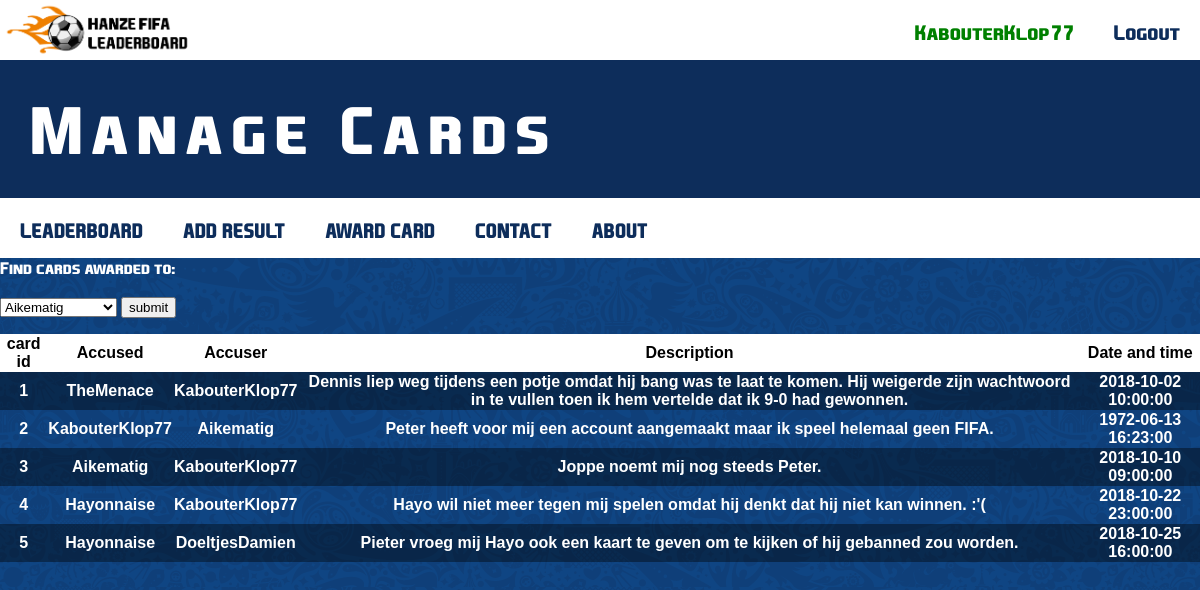
Screenshot of /cardsFormHayo.php (signed in) with the database file from the repository.
### tables this page shows
CREATE TABLE `users` (
  `id` int(11) NOT NULL,
  `name` varchar(45) NOT NULL,
  `realname` varchar(45) DEFAULT NULL,
  `password` varchar(64) NOT NULL,
  `score` decimal(11,3) NOT NULL,
  `highscore` int(11) DEFAULT NULL,
  `email` varchar(45) NOT NULL,
  `confirmation` varchar(45) DEFAULT NULL,
  `avatar` varchar(512) DEFAULT NULL,
  `favteam` varchar(28) DEFAULT NULL,
  `roles_id` int(11) NOT NULL,
  `joindate` datetime NOT NULL,
  `salt` varchar(64) DEFAULT NULL
);

CREATE TABLE `cards` (
  `id` int(11) NOT NULL,
  `accuser` int(11) NOT NULL,
  `accused` int(11) NOT NULL,
  `description` varchar(500) NOT NULL,
  `datetime` datetime NOT NULL
);

### classes/DB.php (called while the page is built, shortened)
<?php
    class DB {
        private static $_instance = null;
        private $_db,
                $_query,
                $_error = false,
                $_results,
                $_count = 0;
        public function __construct()
        {
            $this->_db = mysqli_connect('localhost', 'root', '', 'fifa');
        }
        public static function conn()
        {
            if (!isset(self::$_instance)) {
                self::$_instance = new DB();
            }
            return self::$_instance;
        }
        public function query($sql)
        {
            $result = $this->_db->query($sql);
            return $result;
        }
    }

### classes/Session.php (called while the page is built, shortened)
<?php
class Session
{
    public static function exists($name)
    {
        return (isset($_SESSION[$name])) ? true : false;
    }
    public static function get($name)
    {
        return $_SESSION[$name];
    }
}

### classes/User.php (called while the page is built, shortened)
<?php
class User
{
    private $_db,
        $_data,
        $_isLoggedIn;
    public function __construct($user = null)
    {
        $this->_db = DB::conn();
        if (!$user) {
            if (Session::exists('user')) {
                $user = Session::get('user');
                if ($this->find($user)) {
                    $this->_isLoggedIn = true;
                } else {
                    self::logout();
                }
            }
        } else {
            $this->find($user);
        }
    }
    public function find($user = null)
    {
        if ($user) {
            $field = (is_numeric($user)) ? 'id' : 'name';
            $data = $this->_db->query("SELECT * FROM users WHERE " . $field . "='$user'");
            if ($data->num_rows > 0) {
                $this->_data = $data->fetch_object();
                return true;
            }
        }
        return false;
    }
    public function hasPermission($key)
    {
        $group = $this->_db->query("SELECT * FROM roles WHERE id='" . $this->data()->roles_id . "'")->fetch_object();
        if ($group) {
            $permissions = json_decode($group->name, true);
        }
        return false;
    }
    public function data()
    {
        return $this->_data;
    }
    public function isLoggedIn()
    {
        return $this->_isLoggedIn;
    }
}

### functions/sanitize.php (called while the page is built)
<?php
    function escape($string) {
        return htmlentities($string, ENT_QUOTES, 'UTF-8');
    }

### cardsFormHayo.php (the view, shortened to what this page needs)
<?php
$title = 'Manage Cards';
Include_once('layouts/header.php');
include_once('core/init.php');
include_once('fifadbconn.php');
$query2 = "SELECT `name`";
$query2 .= "FROM `users` ORDER BY `name` ASC";
$result2 = mysqli_query($db,$query2) or die ('Error querying database');
?>
<form class="" action="" method="post">
Find cards awarded to:</br></br>
<select name="geval">
  <?php
  while ($row = mysqli_fetch_assoc($result2)) {
    if ($row['name'] != escape($user->data()->name)) {
      echo "<option value=";
      echo $row['name'];
      echo ">";
      echo $row['name'];
      echo "</option>";
    };
  }
  ?>
</select>
  <input type="submit" name="submit" value="submit">
</form>
<table>
<tr style="background-color:white; color: black;"><th>card id</th><th>Accused</th><th>Accuser</th><th>Description</th><th>Date and time</th>
<?php
$query = "select c.id As 'Cardid' , u.name as Accused , u2.name as Accuser, c.description, c.datetime as 'time'";
$query .= " from cards c join users u on c.accused = u.id join users u2 on c.accuser = u2.id";
$result = mysqli_query($db,$query) OR die("Query failed");
while ($row = mysqli_fetch_assoc($result)) {
  echo "<tr><th>$row[Cardid]</th><th>$row[Accused]</th><th>$row[Accuser]</th><th>$row[description]</th><th>$row[time]</th>";
}
echo "</table>";
?>

### layouts/header.php (shortened to what this page needs)
<head>
    <link rel="stylesheet" type="text/css" href="layouts/style.css">
</head>
<body>
<div class="header">
    <a href="./"><img class="hanzeLogo" src="layouts/images/headerlogo.png"></a>
    <div class="headerRightDiv">
        <div class="button">
            <?php
            $user = new User;
            if ($user->isLoggedIn()) {
                if ($user->hasPermission('admin')) {
                    $is_admin = true;
                    ?>
                        <a style="color: red" href=profile.php?user=<?php echo escape($user->data()->id).">". escape($user->data()->name); ?></a>
                        <a href="logout.php">Logout</a>
                    <?php
                  }
                else {
                    $is_admin = false;
                    ?>
                        <a style="color: green" href=profile.php?user=<?php echo escape($user->data()->id).">". escape($user->data()->name); ?></a>
                        <a href="logout.php">Logout</a>
                    <?php
                }
            }
            else {
                $is_admin = false;
                echo '<a href="login.php">Login</a><a href="register.php">Register</a>';
            }
            ?>
        </div>
    </div>
</div>
<div class="blueBanner"><?php
    if (isset($title)) {
        echo $title;
    } else {
        echo "titel";
    }
    ?></div>
<div class="menuWrapper">
    <div class="button">
        <a href="leaderboard.php">LEADERBOARD</a>
        <?php if ($user->isLoggedIn())
        echo "<a href=results_add.php>ADD RESULT</a><a href=#idk>AWARD CARD</a>";
        if ($is_admin == false) { ?>
            <a href=contact.php>CONTACT</a>
<?php     }
        ?>
        <a href="about.php">ABOUT</a>
    </div>
</div>
</body>

### layouts/style.css (style rules this page uses)
* { box-sizing: border-box; }
body { color:white; font-family:FIFA16; background-image: url(images/blue.png); background-repeat: repeat; margin: 0; }
.header { background-color: white; height: 60px; min-width: 400px; width: 100%; display: inline-block; }
.headerRightDiv { width: auto; height: 60px; float: right; background-color: white; }
.menuWrapper { width: 100%; background-color: white; display: inline-block; overflow: visible; position: sticky; top: 0; }
.button { display: inline-block; background-color: white; overflow: visible; height: 60px; width: auto; overflow: hidden; }
.button a { float: left; text-align: center; padding: 20px; height: 100%; font-size: 20px; font-family: FIFA16; color: #0D2D5B; }
* { text-decoration: none; }
.hanzeLogo { min-height: 60px; height: 60px; max-height: 10vh; }
.blueBanner { background-color: #0D2D5B; height: auto; font-size: 64px; font-family: FIFA16; letter-spacing: 8px; color: white; padding: 30px; max-width: 100%; min-width: 400px; }

### cardsFormHayo.php (style rules this page uses)
table { border-collapse: collapse; font-family: sans-serif; width: 100%; }
td,tr { text-align:center; }
tr:nth-child(even) { background-color: rgba(0, 0, 0, 0.40); }

### rows the page displays
users: name "KabouterKlop77"
cards: id "1", accused.name "TheMenace", accuser.name "KabouterKlop77", description "Dennis liep weg tijdens een potje omdat hij bang was te laat te komen. Hij weigerde zijn wachtwoord in te vullen toen ik hem vertelde dat ik 9-0 had gewonnen.", datetime "2018-10-02 10:00:00"
cards: id "2", accused.name "KabouterKlop77", accuser.name "Aikematig", description "Peter heeft voor mij een account aangemaakt maar ik speel helemaal geen FIFA.", datetime "1972-06-13 16:23:00"
cards: id "3", accused.name "Aikematig", accuser.name "KabouterKlop77", description "Joppe noemt mij nog steeds Peter.", datetime "2018-10-10 09:00:00"
cards: id "4", accused.name "Hayonnaise", accuser.name "KabouterKlop77", description "Hayo wil niet meer tegen mij spelen omdat hij denkt dat hij niet kan winnen. :'(", datetime "2018-10-22 23:00:00"
cards: id "5", accused.name "Hayonnaise", accuser.name "DoeltjesDamien", description "Pieter vroeg mij Hayo ook een kaart te geven om te kijken of hij gebanned zou worden.", datetime "2018-10-25 16:00:00"

### other values shown
$title "Manage Cards"
form field geval "Aikematig"
